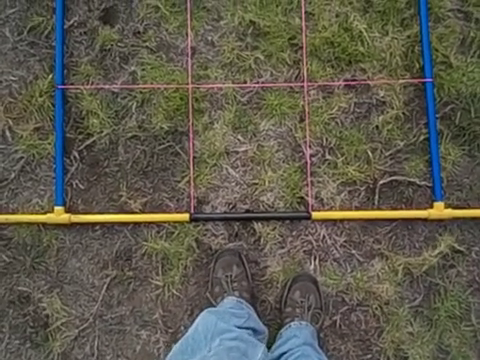
#> input picture frame 66 of transectLineExample.mp4, 480 x 360 px
$ python transectVideo.py
#> lines starting #> are read from the running program, lines starting #| are printed output that depends on the picture; after the words box and inside, x2 and y2 are one past the last pixel; in counts of white or black regions, pixels touching at a corner belong together; long printed decimals are rounded
### helperFunctions.py
import cv2
import numpy as np
import matplotlib.pyplot as plt
from sklearn.neighbors import KernelDensity
from scipy.signal import argrelextrema

# [11 lines left out: function saveTestImageAtSec, not called in this run]

#test_cap = cv2.VideoCapture("transectLineExample.mp4")
#saveTestImageAtSec(test_cap, 15)
# max line gap up
# accumulator down


def createHueEdges(img):
    hsv_img = cv2.cvtColor(img, cv2.COLOR_BGR2HSV)
    hue = hsv_img.copy()
    hue[:, :, 1] = 255
    hue[:, :, 2] = 127
    cv2.imshow('Current frame hue', cv2.cvtColor(hue, cv2.COLOR_HSV2BGR))

    edges = cv2.Canny(hue, 100, 150, apertureSize=3)
    cv2.imshow('edges', edges)
    return edges


# [28 lines left out: functions createValueEdges, boldImage, not called in this run]


def applyHoughTransform(img, edgy_img=None, showall=False, threshold=100, debug=False):
    lines = None
    twist_info = None
    if edgy_img is None:
        return applyHoughTransform(img, createHueEdges(img), debug=debug, showall=showall)
    else:
        bigLines = []
        edges = edgy_img
        lines = cv2.HoughLines(edges, 1, np.pi / 180, threshold)
        # list of slope intercept lines
        si_lines = []
        if (debug):
            print("Hough transform lines:\n" + str(lines) + "End.\n")
        if lines is not None:
            for arr in lines:
                #print("Array at 0:")
                #print(arr)
                rho = arr[0][0]
                theta = arr[0][1]
                start, end = pointsFromRhoTheta(rho, theta)
                #if showall:
                if showall:
                    cv2.line(img, start, end, (0, 0, 255), 2)
                if debug:
                    point_slope = pointSlopeFromRhoTheta(rho, theta)
                    start, end = pointsFromPointSlope(point_slope[0], point_slope[1])
                    cv2.line(img, start, end, (255, 0, 255), 1)
            bigLines = bigLinesFromAllLines(lines)
            #print(f'bigLines: {bigLines}')

            for bigLine in bigLines:
                points = pointsFromPointSlope(bigLine["x_intercept"], bigLine["slope"])
                cv2.line(img, points[0], points[1], (0, 255, 0), 2)


            if (len(bigLines) == 2):
                if (bigLines[0]["x_intercept"][0] < bigLines[1]["x_intercept"][0]):
                    # left line is bigLines[0]
                    leftLine = bigLines[0]
                    rightLine = bigLines[1]
                else:
                    leftLine = bigLines[1]
                    rightLine = bigLines[0]
                    # Find desired path
                bisector = x_int_bisector(leftLine, rightLine)
                points = pointsFromPointSlope(bisector["x_intercept"], bisector["slope"])
                #qprint(f"{bisector}\n")
                try:
                    cv2.line(img, points[0], points[1], (255, 255, 0), 2)
                except OverflowError:
                    print(f"First point: {points[0]}\n"
                          f"Second point: {points[1]}\n")
                twist_info = vectorFromBigLines(img_shape=img.shape, line_left=bigLines[0], line_right=bigLines[1])
                cv2.putText(img, text=f"Pitch: {twist_info['rotation']['pitch']:4.2f}  "
                                      f"Yaw: {twist_info['rotation']['yaw']:4.2f}  "
                                      f"Roll: {twist_info['rotation']['roll']:4.2f}  ", org=(0, 60),
                            fontFace=cv2.FONT_HERSHEY_SIMPLEX, fontScale=0.5,
                            color=(255, 255, 255), thickness=2)
                cv2.putText(img, text=f"x: {twist_info['translation']['x']:4.2f}  "
                                      f"y: {twist_info['translation']['y']:4.2f}  "
                                      f"z: {twist_info['translation']['z']:4.2f}  ", org=(0, 75),
                            fontFace=cv2.FONT_HERSHEY_SIMPLEX,
                            fontScale=0.5,
                            color=(255, 255, 255), thickness=2)
            # Now, try to find all major lines in the image
            cv2.putText(img, text=f"Detected {len(bigLines)} lines", org=(0, 30), fontFace=cv2.FONT_HERSHEY_SIMPLEX, fontScale=1, color=(255, 255, 255), thickness=2)

        else:
            cv2.putText(img, text=f"Detected 0 lines", org=(0, 30), fontFace=cv2.FONT_HERSHEY_SIMPLEX, fontScale=1, color=(255, 255, 255), thickness=2)
        return {"lines": lines, "big_lines": bigLines, "twist": twist_info}


def bigLinesFromAllLines(lines, img_width=480, outer_bound=0, debug=False):

    si_lines = []
    if lines is not None:
        for arr in lines:
            rho = arr[0][0]
            theta = arr[0][1]
            # add line to list of slope intercept lines
            si_lines.append(slopeIntercept(rho, theta))
    else:
        # No big lines if there are no lines!
        return None
    if (debug):
        print(f'Slope intercept lines: {si_lines}')
    big_lines = []
    line_clusters = []
    intercepts = []
    slopes = []
    thetas = []
    for line in si_lines:

        slopes.append(line['slope'])
        intercepts.append(line['x_intercept'][0])
    for lineTheta in lines:
        thetas.append(lineTheta[0][1])
    #plt.plot(intercepts, thetas, 'bo')
    intercepts = np.array(intercepts)
    a = intercepts.reshape(-1, 1)
    kde = KernelDensity(kernel='gaussian', bandwidth=3).fit(a)
    # change 600 to image width
    s = np.linspace(0, 600)
    e = kde.score_samples(s.reshape(-1, 1))

    #plt.plot(s, e)
    #plt.show()
    mi, ma = argrelextrema(e, np.less)[0], argrelextrema(e, np.greater)[0]
    if(debug):
        print(f"Maxima: {s[ma]}")
        # Now select which lines are close enough to the maxima
        print(f"There are {len(s[ma])} lines")
    maxima=s[ma]
    maxima.sort()
    for big_line in maxima:
        cluster_slopes = []
        cluster_intercepts = []
        for small_line in si_lines:
            if abs(small_line['x_intercept'][0] - big_line) < 40:
                #add intercept
                cluster_intercepts.append(small_line['x_intercept'][0])
                cluster_slopes.append(small_line['slope'])
        if (debug):
            print(f'Cluster slopes: {cluster_slopes}\n Cluster Intercepts: {cluster_intercepts}')
        big_slope = np.average(cluster_slopes)
        big_intercept = np.average(cluster_intercepts)
        if (big_intercept > - outer_bound * img_width) and big_intercept < img_width * (outer_bound + 1):
            big_lines.append({"x_intercept": (big_intercept, 0), "slope" : big_slope})
    #if debug:
    past_intercept = None
    for big_line in big_lines:
        if past_intercept is not None and abs(big_line['x_intercept'][0] - past_intercept) < 0.0001:
            big_lines.remove(big_line)
            print("Line removed")
        past_intercept = big_line['x_intercept'][0]
    print(f'Big lines: {big_lines}')
    return big_lines


def vectorFromBigLines(img_shape, line_left, line_right, debug=False):
    """
    Takes two big lines and returns a direction vector to keep ROV between them.
    :param img_shape: shape of the original image
    :param line_left: left line in point slope form
    :param line_right: right line in point slope form
    :param debug: make True if you're a True fan of print statements
    :return: a tuple of two tuples representing 3d positional and 3d rotational vectors. These vectors describe the ideal movement of the ROV.
    """
    # First, check for rotation of two lines:

    pitch = 0.0
    roll = 0.0
    yaw = 0.0
    x = 0.0
    y = 0.0
    z = 0.0
    bisector = x_int_bisector(line_left, line_right)
    yaw = np.tan(bisector['slope'])

    ideal_margin = img_shape[1] / 6

    l = intersectionWithHorizontal(line_left['x_intercept'], line_left['slope'], horizontal_y = img_shape[0]/2)
    m = intersectionWithHorizontal(line_right['x_intercept'], line_right['slope'], horizontal_y = img_shape[0]/2)
    # Find a line where the slope of the left line is the mirror of the slope of the right line
    if debug:
        print(f'l and m in VectorFromBigLines: {l} {m}')
    zoom = (m - l) / (ideal_margin * 4)

    x = np.average([l, m]) - 240
    x = zoom * (x / ideal_margin)
    # Ideally:
    # The difference between the blue lines and the edge is 0.25 times the difference between the blue lines
    # 0.25 | 1 | 0.25

    z = 2 * np.log(zoom)

    return {"rotation": {"pitch": pitch, "roll": roll, "yaw": yaw}, "translation": {"x":x, "y": y, "z": z}}


def x_int_bisector(line_a, line_b):
    """
    Returns a line bisecting two lines
    :param line_a: Line in x_intercept slope form
    :param line_b: Line in x_intercept slope form
    :return: the equation of the line bisecting a and b with positive slope.
    """
    try:

        m1 = line_a["slope"]
        m2 = line_b["slope"]
        k1 = line_a['x_intercept'][0]
        k2 = line_b['x_intercept'][0]
    except (KeyError):
        print(f"Could not find bisector. Improper line format. \nInputs:\n{line_a}\n{line_b}\n")
        return None
    # Oh heck, why did I need to use point slope
    d1 = np.sqrt(m1 ** 2 + 1)
    d2 = np.sqrt(m2 ** 2 + 1)
    ans = []
    if (m1 / abs(m1)) * (m2 / abs(m2)) == 1:
        # first case
        denom = d1 + d2
        m = (m1 * d2 + m2 * d1) / denom
        if not (abs(m) <= 10000):
            m = 10000
        y_int_times_denom = m1 * d2 * k1 + m2 * d1 * k2
        x_int = y_int_times_denom / (m1 * d2 + m2 * d1)

    else:
        # second case
        denom = d2 - d1
        m = (m1 * d2 - m2 * d1) / denom
        if not (abs(m) <= 10000):
            m = 10000
        y_int_times_denom = m1 * d2 * k1 - m2 * d1 * k2
        x_int = y_int_times_denom / (m1 * d2 - m2 * d1)


    return {"x_intercept": (x_int, 0), "slope" : m}


def pointsFromRhoTheta(rho, theta, debug=False, highVal=1000):
    a = np.cos(theta)
    b = np.sin(theta)
    x0 = a * rho
    y0 = b * rho
    # Slope is (-b / a)
    # slope is (-np.tan(theta))
    # initial value is (cos(theta)rho)
    x1 = int(x0 + highVal * (-b))
    y1 = int(y0 + highVal * (a))
    x2 = int(x0 - highVal * (-b))
    y2 = int(y0 - highVal * (a))
    if debug:
        print(f'Initial value ({x0}, {y0}) generates ({x1}, {y1}) to ({x2},{y2})')
    return ((x1, y1), (x2, y2))


# [6 lines left out: function getLineColor, not called in this run]


def pointSlopeFromRhoTheta(rho, theta, debug=False, highVal=1000):
    a = np.cos(theta)
    b = np.sin(theta)
    x0 = a * rho
    y0 = b * rho
    # Slope is (-b / a)
    # slope is (-np.tan(theta))
    # initial value is (cos(theta)rho)
    if (b != 0):
        slope = -(a / b)
    else:
        # What I'm about to do is kind of yucky, and it's the precise reason why we use rho and theta instead of
        # point slope...
        # but point slope is just easier for many to work in. It's easier for me.
        # For an image that can at most be a couple hundred pixels tall, I feel this value is large enough.
        slope = 100000
        # NOTE: IF you do some kind of fancy yaw calculation based on the far-off intersection point of the two lines,
        # This may mess it up in the case where one line is vertical and the other is not.
        # But like, maybe not that bad. You can always make this number higher.


    if (debug == True):
        print(f'Initial value ({x0}, {y0}), slope {slope}')
    return ((x0, y0), slope)


def pointsFromPointSlope(point, slope, highVal=1000):
    if (abs(slope) <= 1):
        return ((int(point[0] - highVal), int(point[1] - highVal * slope)),
                (int(point[0] + highVal), int(point[1] + highVal * slope)))
    else:
        return ((int(point[0] - highVal / slope), int(point[1] - highVal)),
                (int(point[0] + highVal / slope), int(point[1] + highVal)))


def slopeIntercept(rho, theta, debug=False):
    """ Returns a line in the form of a slope and its x-intercept.

    For our purposes, the x-intercept makes more sense than the y intercept.
    """
    point, slope = pointSlopeFromRhoTheta(rho, theta)
    return {'x_intercept':(intersectionWithHorizontal(point, slope), 0), 'slope': slope}


def intersectionWithHorizontal(point, slope, horizontal_y=0):
    """ Returns the value x at which the given line (in point slope form) intersects with a horizontal line"""
    x0 = point[0]
    y0 = point[1]
    # a scalar k * slope will separate x0 from x1
    k = horizontal_y - y0
    # k = dy
    # slope = dy / dx
    # dx = dy / slope
    intersection = x0 + k / slope
    return intersection


# [21 lines left out: function applyPHough, not called in this run]

### transectVideo.py
import cv2
import numpy as np
import helperFunctions as hp
import matplotlib.pyplot as plt
from datetime import datetime

# Make this True to save the video
# On a side note, are preprocessor macros a thing in Python?
saving = False
#saving = True

now = datetime.now()
date_time = now.strftime("%Y-%m-%d_%H:%M")
save_path = f'output_{date_time}.avi'

cap = cv2.VideoCapture("transectLineExample.mp4")

fps = 24
fourcc = cv2.VideoWriter_fourcc('M', 'P', 'E', 'G')

# Just for the purpose of seeing how many seconds into the video you are in OpenCV
losing_frames = 0
losses = 0
seconds = 0
paused = False


if saving:
    out = cv2.VideoWriter(save_path, fourcc, fps, (480, 360))

while cap.isOpened():
    if not paused:
        ret, frame = cap.read()
#> frame is the input picture: shape (360, 480, 3); mean B, G, R 77.2, 90.7, 93.5
        #print(frame.shape)
        # May need to alter fps depending on video

        if ret and not paused:
            seconds += int(1000 / fps)
            #print(seconds)
            # print(cap.get(cv2.CAP_PROP_FRAME_WIDTH))
            # print(cap.get(cv2.CAP_PROP_FRAME_HEIGHT))
            # All video properties can be found on opencv website
            gray = cv2.cvtColor(frame, cv2.COLOR_BGR2GRAY)
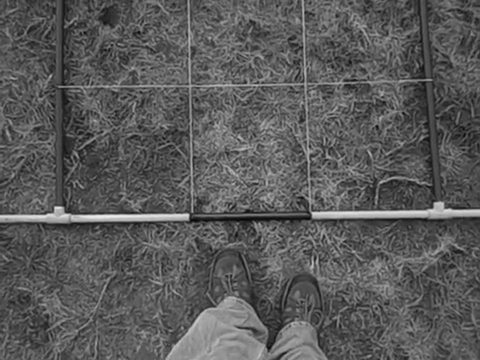
#> gray: shape (360, 480); min 5, max 238, mean 90
            hframe = frame.copy()
            # phframe = frame.copy()
            # phough not working
            #hboldframe = frame.copy()

            output = hp.applyHoughTransform(hframe, None, threshold=100, showall=True, debug=False)
#> in createHueEdges, `cv2.imshow('Current frame hue', cv2.cvtColor(hue, cv2.COLOR_HSV2BGR))`:
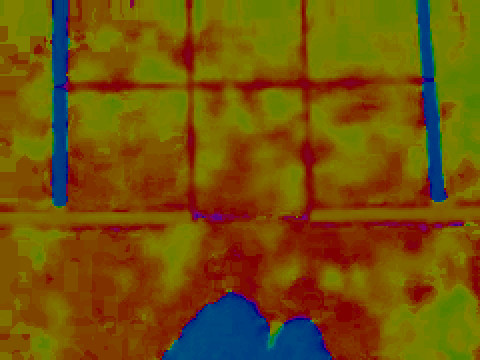
#> window 'Current frame hue': shape (360, 480, 3); mean B, G, R 10.1, 82.2, 114.8
#> in createHueEdges, `edges = cv2.Canny(hue, 100, 150, apertureSize=3)`:
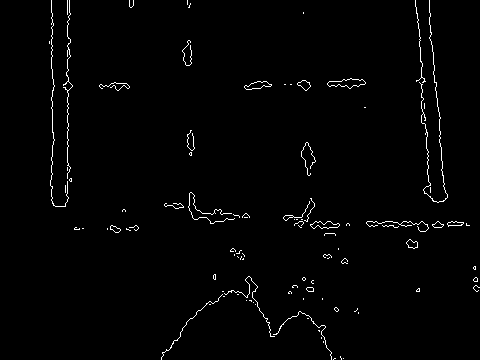
#> edges: shape (360, 480); 1.5% white in thin lines or dots, all inside (x1, y1, x2, y2) = (49, 0, 480, 360)
#> call 2 of applyHoughTransform, with showall = True, threshold = 100, debug = False
#> in applyHoughTransform (call 2), `lines = cv2.HoughLines(edges, 1, np.pi / 180, threshold)`: lines = [[67, 0], [-426, 3.05]]
#> the loop in applyHoughTransform (call 2), `for arr in lines: #print("Array at 0:")` made 2 passes
#> (rho, theta, x1 in pointsFromRhoTheta, y1 in pointsFromRhoTheta) on passes 1 to 2: (67, 0, 67, 1000), (-426, 3.05, 337, -1033)
#> after the loop in applyHoughTransform (call 2), `for arr in lines:`:
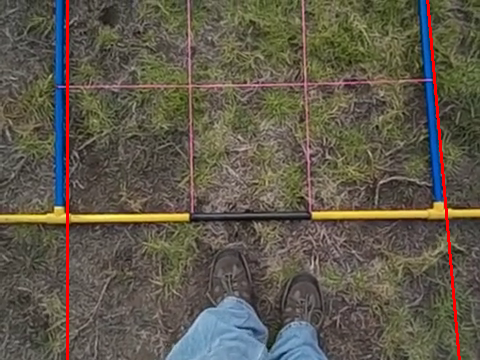
#> img: shape (360, 480, 3); 1.25% of pixels changed, all inside (x1, y1, x2, y2) = (66, 0, 461, 360)
#> the loop in bigLinesFromAllLines, `for arr in lines:` made 2 passes
#> (rho, theta) on passes 1 to 2: (67, 0), (-426, 3.05)
#> after the loop in bigLinesFromAllLines, `for arr in lines:`: si_lines = 2 items
#> the loop in bigLinesFromAllLines, `for line in si_lines: ` made 2 passes
#> line on passes 1 to 2: {'x_intercept': (67, 0), 'slope': 100000}, {'x_intercept': (427.6, 0), 'slope': 11.43}
#> after the loop in bigLinesFromAllLines, `for line in si_lines:`: intercepts = [67, 427.6]; slopes = [100000, 11.43]
#> the loop in bigLinesFromAllLines, `for lineTheta in lines:` made 2 passes
#> after the loop in bigLinesFromAllLines, `for lineTheta in lines:`: thetas = [0, 3.05]
#> in bigLinesFromAllLines, `a = intercepts.reshape(-1, 1)`: a = [67, 427.6]
#> in bigLinesFromAllLines, `e = kde.score_samples(s.reshape(-1, 1))`: e = 50 values, max -2.76 at index 35, min -1760.9 at index 20, mean -541
#> in bigLinesFromAllLines, `mi, ma = argrelextrema(e, np.less)[0], argrelextrema(e, np.greater)[0]`: mi = [20]; ma = [5, 35]
#> in bigLinesFromAllLines, `maxima=s[ma]`: maxima = [61.22, 428.6]
#> the loop in bigLinesFromAllLines, `for big_line in maxima:` made 2 passes
#> (big_line, big_slope, big_intercept) on passes 1 to 2: (61.22, 100000, 67), (428.6, 11.43, 427.6)
#> after the loop in bigLinesFromAllLines, `for big_line in maxima:`: big_lines = 2 items
#> the loop in bigLinesFromAllLines, `for big_line in big_lines:` made 2 passes
#> (big_line, past_intercept) on passes 1 to 2: ({'x_intercept': (67, 0), 'slope': 100000}, 67), ({'x_intercept': (427.6, 0), 'slope': 11.43}, 427.6)
#| Big lines: [{'x_intercept': (67.0, 0), 'slope': 100000.0}, {'x_intercept': (427.627, 0), 'slope': 11.430}]
#> the loop in applyHoughTransform (call 2), `for bigLine in bigLines:` made 2 passes
#> (bigLine, points) on passes 1 to 2: ({'x_intercept': (67, 0), 'slope': 100000}, ((66, -1000), (67, 1000))), ({'x_intercept': (427.6, 0), 'slope': 11.43}, ((340, -1000), (515, 1000)))
#> after the loop in applyHoughTransform (call 2), `for bigLine in bigLines:`:
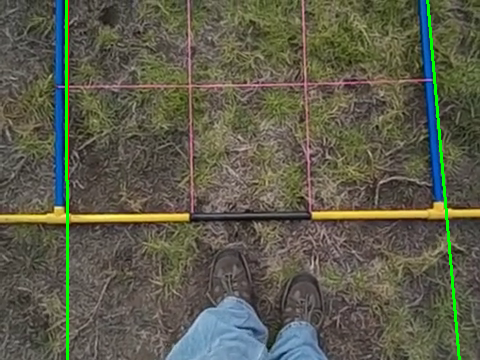
#> img: shape (360, 480, 3); 1.25% of pixels changed, all inside (x1, y1, x2, y2) = (65, 0, 461, 360)
#> in applyHoughTransform (call 2), `leftLine = bigLines[0]`: leftLine = {'x_intercept': (67, 0), 'slope': 100000}
#> in applyHoughTransform (call 2), `rightLine = bigLines[1]`: rightLine = {'x_intercept': (427.6, 0), 'slope': 11.43}
#> in x_int_bisector, `m1 = line_a["slope"]`: m1 = 100000
#> in x_int_bisector, `m2 = line_b["slope"]`: m2 = 11.43
#> in x_int_bisector, `k1 = line_a['x_intercept'][0]`: k1 = 67
#> in x_int_bisector, `k2 = line_b['x_intercept'][0]`: k2 = 427.6
#> in x_int_bisector, `d1 = np.sqrt(m1 ** 2 + 1)`: d1 = 100000
#> in x_int_bisector, `d2 = np.sqrt(m2 ** 2 + 1)`: d2 = 11.47
#> in x_int_bisector, `denom = d1 + d2`: denom = 100011.5
#> in x_int_bisector, `m = (m1 * d2 + m2 * d1) / denom`: m = 22.9
#> in x_int_bisector, `y_int_times_denom = m1 * d2 * k1 + m2 * d1 * k2`: y_int_times_denom = 565653195.8
#> in x_int_bisector, `x_int = y_int_times_denom / (m1 * d2 + m2 * d1)`: x_int = 247
#> in applyHoughTransform (call 2), `bisector = x_int_bisector(leftLine, rightLine)`: bisector = {'x_intercept': (247, 0), 'slope': 22.9}
#> in applyHoughTransform (call 2), `points = pointsFromPointSlope(bisector["x_intercept"], bisector["slope..`: points = ((203, -1000), (290, 1000))
#> in vectorFromBigLines, `bisector = x_int_bisector(line_left, line_right)`: bisector = {'x_intercept': (247, 0), 'slope': 22.9}
#> in vectorFromBigLines, `yaw = np.tan(bisector['slope'])`: yaw = 1.29
#> in vectorFromBigLines, `l = intersectionWithHorizontal(line_left['x_intercept'], line_left['sl..`: l = 67
#> in vectorFromBigLines, `m = intersectionWithHorizontal(line_right['x_intercept'], line_right['..`: m = 443.4
#> in vectorFromBigLines, `zoom = (m - l) / (ideal_margin * 4)`: zoom = 1.18
#> in vectorFromBigLines, `x = np.average([l, m]) - 240`: x = 15.19
#> in vectorFromBigLines, `x = zoom * (x / ideal_margin)`: x = 0.223
#> in vectorFromBigLines, `z = 2 * np.log(zoom)`: z = 0.325
#> in applyHoughTransform (call 2), `twist_info = vectorFromBigLines(img_shape=img.shape, line_left=bigLine..`: twist_info = 2 items
#> in applyHoughTransform (call 2), `cv2.putText(img, text=f"Detected {len(bigLines)} lines", org=(0, 30), ..`:
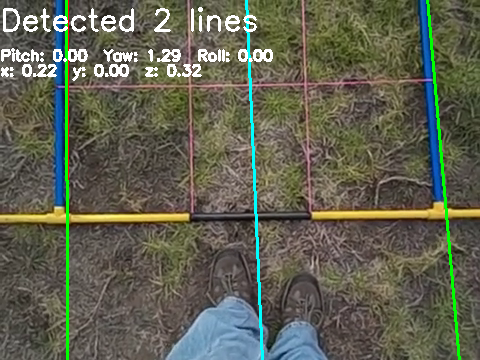
#> img: shape (360, 480, 3); mean B, G, R 81.8, 98, 96.5
#> output = 3 items
            if output is not None and len(output['big_lines']) is not 2:
                losing_frames += 1
                print(f"{output['big_lines']}")
            else:
                losing_frames = 0
                if output is not None and len(output['big_lines']):
                    print(f"Has 2: {output['big_lines']}")
#| Has 2: [{'x_intercept': (67.0, 0), 'slope': 100000.0}, {'x_intercept': (427.627, 0), 'slope': 11.430}]
                else:
                    if output is None:
                        print("Output is None.")

            if losing_frames == 24:
                losses += 1

            if losses == 2:
                print(f"Task failed. Showing {len(output['big_lines'])} pipe(s) in frame.")
                break

            print(losing_frames)

            cv2.imshow('Current frame', hframe)
            # [6 lines of commented-out code are left out]
            if saving:
                out.write(hframe)

        else:
            break

    user_input = cv2.waitKey(int(1000 / fps))
#> (key q is pressed here)
    if user_input is ord('q'):
        break
    if user_input is ord('p'):
        paused = True
    if user_input is ord('r'):
        paused = False

cap.release()
if saving:
    out.release()
